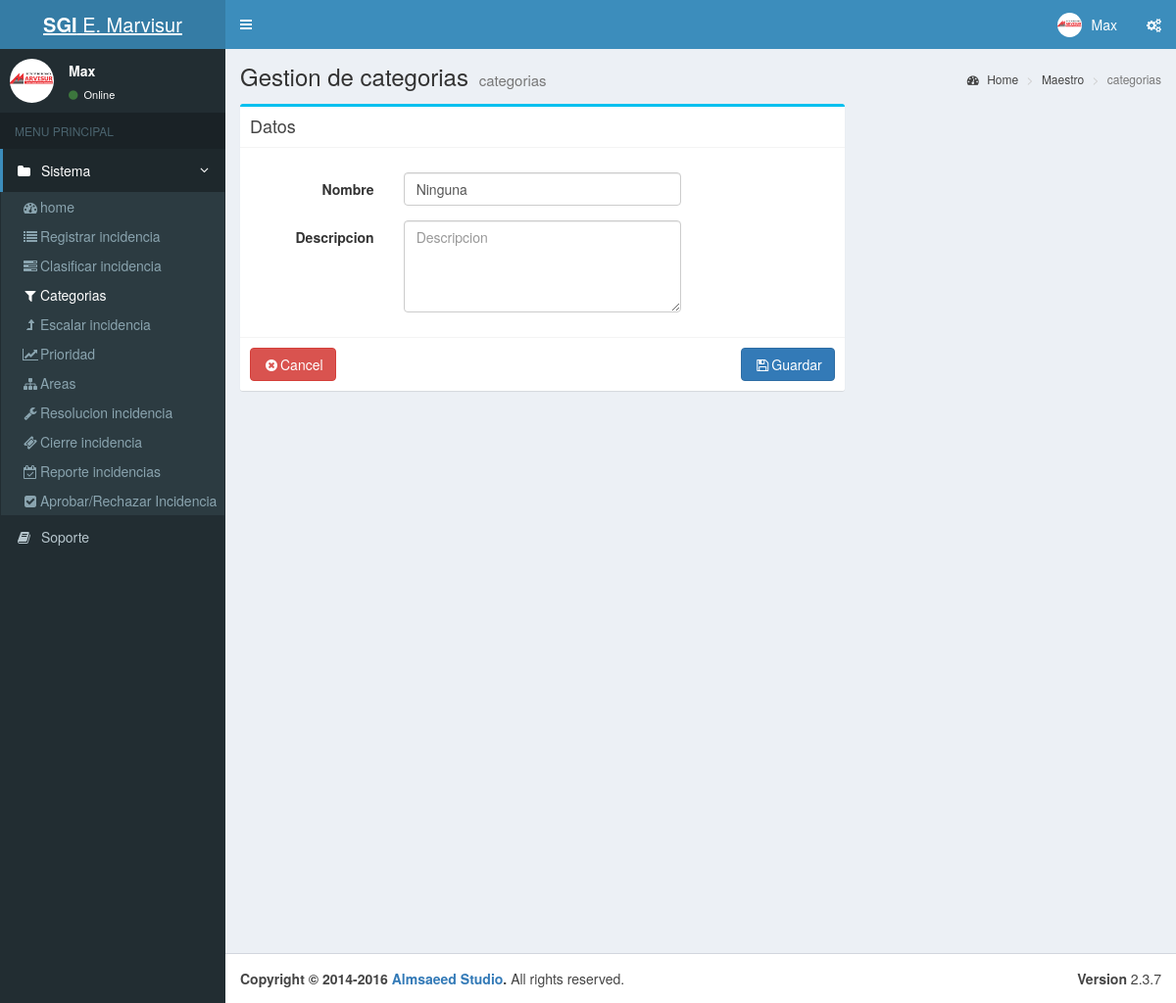
The app's page /index.php?c=categoria&a=Crud&Id=1 (signed in) with its own data.
### tables this page shows
CREATE TABLE IF NOT EXISTS `menus` (
  `MENU_Id` int(11) NOT NULL,
  `MENU_Padre` varchar(45) DEFAULT NULL,
  `MENU_Nombre` varchar(100) DEFAULT NULL,
  `MENU_Descripcion` varchar(200) DEFAULT NULL,
  `MENU_NombreFormulario` varchar(50) DEFAULT NULL,
  `MENU_Icono` varchar(30) DEFAULT NULL,
  `MENU_FechaAuditoria` datetime DEFAULT NULL
);

CREATE TABLE IF NOT EXISTS `categoria` (
  `CATE_Id` int(11) NOT NULL,
  `CATE_Descripcion` varchar(50) NOT NULL,
  `USUA_Id` int(11) NOT NULL,
  `CATE_FechaRegistro` datetime NOT NULL
);

### controller/categoria.controller.php (called while the page is built, shortened)
<?php
require_once 'model/categoria.php';
require_once 'model/herramientas.php';
class categoriaController{
    private $model;
    public function __CONSTRUCT(){
        $this->model = new categoria();
        $this->herramientas = new herramientas();
    }
    public function Crud(){
        $categoria= new categoria();
        if(isset($_REQUEST['Id'])){
            $categoria = $this->model->Obtener($_REQUEST['Id']);
        }
        require_once 'view/header.php';
        require_once 'view/categoria/categoria-editar.php';
        require_once 'view/footer.php';
    }
}

### model/database.php (called while the page is built)
<?php
class Database
{
    public static function StartUp()
    {
        $pdo = new PDO('mysql:host=localhost;dbname=bd_incidencias;charset=utf8', 'root', '');
        $pdo->setAttribute(PDO::ATTR_ERRMODE, PDO::ERRMODE_EXCEPTION);
        return $pdo;
    }
}

### model/herramientas.php (called while the page is built, shortened)
<?php
class herramientas
{
	public function __CONSTRUCT()
	{
		try
		{
			$this->pdo = Database::StartUp();
		}
		catch(Exception $e)
		{
			die($e->getMessage());
		}
	}
	public function MenuValidacion($MenuPadre)
	{
		try
		{
			$stm = $this->pdo->prepare("SELECT
											M.MENU_Id,
											M.MENU_Padre,
											M.MENU_Nombre,
											M.MENU_NombreFormulario,
											M.MENU_Icono,
											R.ROL_Id,
											R.ROL_Nombre
											FROM
											menus M
											inner join permiso_rol PR on M.MENU_Id = PR.MENU_Id
											inner join rol R on PR.ROL_Id = R.ROL_Id
											WHERE
											PR.ROL_Id = ".$_SESSION['ROL_Id']."
											and MENU_Padre=?");
			$stm->execute(array($MenuPadre));
			return $stm->fetchAll(PDO::FETCH_OBJ);
		}
		catch(Exception $e)
		{
			die($e->getMessage());
		}
	}
public function MenuValidacionCabeceras()
	{
		try
		{
			$stm = $this->pdo->prepare("SELECT DISTINCT MENU_Padre FROM menus");
			$stm->execute();
			return $stm->fetchAll(PDO::FETCH_OBJ);
		}
		catch(Exception $e)
		{
			die($e->getMessage());
		}
	}
	public function ActiveMenus($ActiveMenu)
	{
		try
		{
			$stm = $this->pdo->prepare("SELECT MENU_Padre FROM menus where MENU_NombreFormulario = ?");
			$stm->execute(array($ActiveMenu));
			return $stm->fetchAll(PDO::FETCH_OBJ);
		}
		catch(Exception $e)
		{
			die($e->getMessage());
		}
	}
}

### model/categoria.php (called while the page is built, shortened)
<?php
class categoria
{
	public function __CONSTRUCT()
	{
		try
		{
			$this->pdo = Database::StartUp();
		}
		catch(Exception $e)
		{
			die($e->getMessage());
		}
	}
	public function Obtener($id)
	{
		try
		{
			$stm = $this->pdo
			          ->prepare("SELECT
										`CATE_Id`,
										`CATE_Descripcion`
										FROM
										`categoria`
										WHERE
										CATE_Id=?");
			$stm->execute(array($id));
			return $stm->fetch(PDO::FETCH_OBJ);
		} catch (Exception $e)
		{
			die($e->getMessage());
		}
	}
}

### view/categoria/categoria-editar.php (the view, shortened to what this page needs)
<div class="content-wrapper">
  <section class="content-header">
    <h1>
        Gestion de categorias
      <small>categorias</small>
    </h1>
    <ol class="breadcrumb">
      <li><a href="#"><i class="fa fa-dashboard"></i> Home</a></li>
      <li><a href="#">Maestro</a></li>
      <li class="active">categorias</li>
    </ol>
  </section>
  <section class="content">
    <div class="row">
      <div class="col-md-8">
        <div class="box box-info">
          <div class="box-header with-border">
            <h3 class="box-title">Datos </h3>
          </div>
            <form id="frm-generol" class="form-horizontal"  action="?c=categoria&a=Guardar" method="post" enctype="multipart/form-data">
            <div class="box-body">
                        <div class="form-group">
                          <label  class="col-md-3 control-label">Nombre</label>
                          <div class="col-md-6">
                            <input type="text" class="form-control" id="CATE_Descripcion" placeholder="Nombre" name="CATE_Descripcion" value="<?php echo $categoria->CATE_Descripcion; ?>" data-validacion-tipo="requerido|min:3">
                          </div>
                          <div class="col-md-3">
                          </div>
                      </div>
                       <div class="form-group">
                          <label  class="col-md-3 control-label">Descripcion</label>
                          <div class="col-md-6">
                            <textarea rows="4" cols="50" class="form-control" placeholder="Descripcion"></textarea>
                          </div>
                          <div class="col-md-3">
                          </div>
                      </div>
            </div>
            <div class="box-footer">
              <a class="btn btn-danger" href="?c=segu_usuario"><i class="fa fa-fw fa-times-circle "></i>Cancel </a>
              <button class="btn btn-primary pull-right"><i class="fa fa-fw fa-floppy-o"></i>Guardar</button>
            </div>
          </form>
        </div>
      </div>
    </div>
  </section>
</div>

### view/header.php (shortened to what this page needs)
<!DOCTYPE html>
<html lang="es">
<head>
  <link rel="stylesheet" href="css/bootstrap/css/bootstrap.min.css">
  <link rel="stylesheet" href="//cdnjs.cloudflare.com/ajax/libs/font-awesome/4.5.0/css/font-awesome.min.css">
  <link rel="stylesheet" href="//cdnjs.cloudflare.com/ajax/libs/ionicons/2.0.1/css/ionicons.min.css">
  <link rel="stylesheet" href="css/dist/css/AdminLTE.min.css">
  <link rel="stylesheet" href="css/dist/css/skins/_all-skins.min.css">
  <link rel="stylesheet" href="css/plugins/datatables/dataTables.bootstrap.css">
  <link rel="stylesheet" href="assets/js/jquery-ui/jquery-ui.min.css" />
  <link rel="stylesheet" href="css/plugins/datatables/datatables.min.css">
  <link rel="stylesheet" href="css/plugins/datatables/fixedHeader.dataTables.min.css">
  <link rel="stylesheet" href="//cdnjs.cloudflare.com/ajax/libs/bootstrap-select/1.12.1/css/bootstrap-select.min.css">
  <link href="//maxcdn.bootstrapcdn.com/bootstrap/3.3.7/css/bootstrap.min.css" rel="stylesheet">
  <link href="css/fileinput/fileinput.css" media="all" rel="stylesheet" type="text/css"/>
      <link rel="stylesheet" href="css/plugins/datepicker/datepicker3.css">
</head>
<body class="hold-transition skin-blue sidebar-mini" >
  <div class="wrapper">
  <header class="main-header">
    <a href="index2.html" class="logo">
      <span class="logo-lg"><b>SGI</b> E. Marvisur</span>
    </a>
    <nav class="navbar navbar-static-top">
      <a href="#" class="sidebar-toggle" data-toggle="offcanvas" role="button">
      </a>
      <div class="navbar-custom-menu">
        <ul class="nav navbar-nav">
          <li class="dropdown user user-menu">
            <a href="#" class="dropdown-toggle" data-toggle="dropdown">
              <img src="<?php echo 'Recursos/Imagen/logo.png' ;?>" class="user-image" alt="User Image">
              <span class="hidden-xs"> <?php  echo  $_SESSION['USUA_Nombre'];?></span>
            </a>
          </li>
          <li>
            <a href="#" data-toggle="control-sidebar"><i class="fa fa-gears"></i></a>
          </li>
        </ul>
      </div>
    </nav>
  </header>
  <aside class="main-sidebar">
    <section class="sidebar">
      <div class="user-panel">
        <div class="pull-left image">
          <img src="<?php echo 'Recursos/Imagen/logo.png';?>" class="img-circle" alt="User Image">
        </div>
        <div class="pull-left info">
          <p><?php  echo  $_SESSION['USUA_Nombre'];?></p>
          <a href="#"><i class="fa fa-circle text-success"></i> Online</a>
        </div>
      </div>
      <ul class="sidebar-menu">
        <li class="header">MENU PRINCIPAL</li>
      <?php isset($_REQUEST['c'])?$active=$_REQUEST['c']:$active='';?>
        <?php foreach($this->herramientas->MenuValidacionCabeceras() as $t): ?>
           <?php foreach($this->herramientas->ActiveMenus($active) as $p): ?>
        <li class="<?php echo $p->MENU_Padre==$t->MENU_Padre? 'active' : '';?> treeview">
          <a href="#">
              <i class="fa fa-folder"></i> <span><?php echo $t->MENU_Padre; ?></span>
            <span class="pull-right-container">
              <i class="fa fa-angle-left pull-right"></i>
            </span>
          </a>
          <ul class="treeview-menu">
              <?php foreach($this->herramientas->MenuValidacion($t->MENU_Padre) as $r): ?>
              <li class="<?php echo $active == $r->MENU_NombreFormulario ? 'active' : ''; ?>"><a href="?c=<?php echo $r->MENU_NombreFormulario; ?>"><i class="<?php echo $r->MENU_Icono; ?>"></i><?php echo $r->MENU_Nombre; ?></a></li>
             <?php endforeach; ?>
          </ul>
        </li>
           <?php endforeach; ?>
        <?php endforeach; ?>
        <li><a href=""><i class="fa fa-book"></i> <span>Soporte</span></a></li>
    </section>
  </aside>

### records on screen
menus: MENU_Padre "Sistema", MENU_Nombre "Categorias"
menus: MENU_Nombre "home"
menus: MENU_Nombre "Registrar incidencia"
menus: MENU_Nombre "Clasificar incidencia"
menus: MENU_Nombre "Escalar incidencia"
menus: MENU_Nombre "Prioridad"
menus: MENU_Nombre "Areas"
menus: MENU_Nombre "Resolucion incidencia"
menus: MENU_Nombre "Cierre incidencia"
menus: MENU_Nombre "Reporte incidencias"
menus: MENU_Nombre "Aprobar/Rechazar Incidencia"
categoria: CATE_Descripcion "Ninguna"

### other values on screen
$_SESSION['USUA_Nombre'] "Max"
